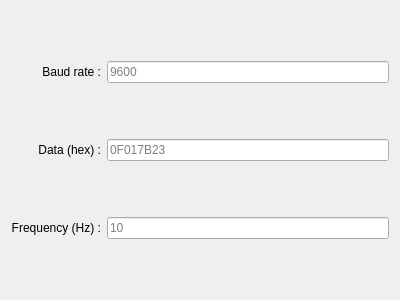
<?xml version="1.0" encoding="UTF-8"?>
<ui version="4.0">
 <class>Form</class>
 <widget class="QWidget" name="Form">
  <property name="geometry">
   <rect>
    <x>0</x>
    <y>0</y>
    <width>400</width>
    <height>300</height>
   </rect>
  </property>
  <property name="windowTitle">
   <string>Form</string>
  </property>
  <layout class="QGridLayout" name="gridLayout">
   <item row="0" column="0">
    <widget class="QLabel" name="label_3">
     <property name="text">
      <string>Baud rate :</string>
     </property>
     <property name="alignment">
      <set>Qt::AlignRight|Qt::AlignTrailing|Qt::AlignVCenter</set>
     </property>
    </widget>
   </item>
   <item row="0" column="1">
    <widget class="QLineEdit" name="lineEdit_3">
     <property name="placeholderText">
      <string>9600</string>
     </property>
    </widget>
   </item>
   <item row="1" column="0">
    <widget class="QLabel" name="label">
     <property name="text">
      <string>Data (hex) :</string>
     </property>
     <property name="alignment">
      <set>Qt::AlignRight|Qt::AlignTrailing|Qt::AlignVCenter</set>
     </property>
    </widget>
   </item>
   <item row="1" column="1">
    <widget class="QLineEdit" name="lineEdit_2">
     <property name="placeholderText">
      <string>0F017B23</string>
     </property>
    </widget>
   </item>
   <item row="2" column="0">
    <widget class="QLabel" name="label_2">
     <property name="text">
      <string>Frequency (Hz) :</string>
     </property>
     <property name="alignment">
      <set>Qt::AlignRight|Qt::AlignTrailing|Qt::AlignVCenter</set>
     </property>
    </widget>
   </item>
   <item row="2" column="1">
    <widget class="QLineEdit" name="lineEdit">
     <property name="placeholderText">
      <string>10</string>
     </property>
    </widget>
   </item>
  </layout>
 </widget>
 <resources/>
 <connections/>
</ui>
